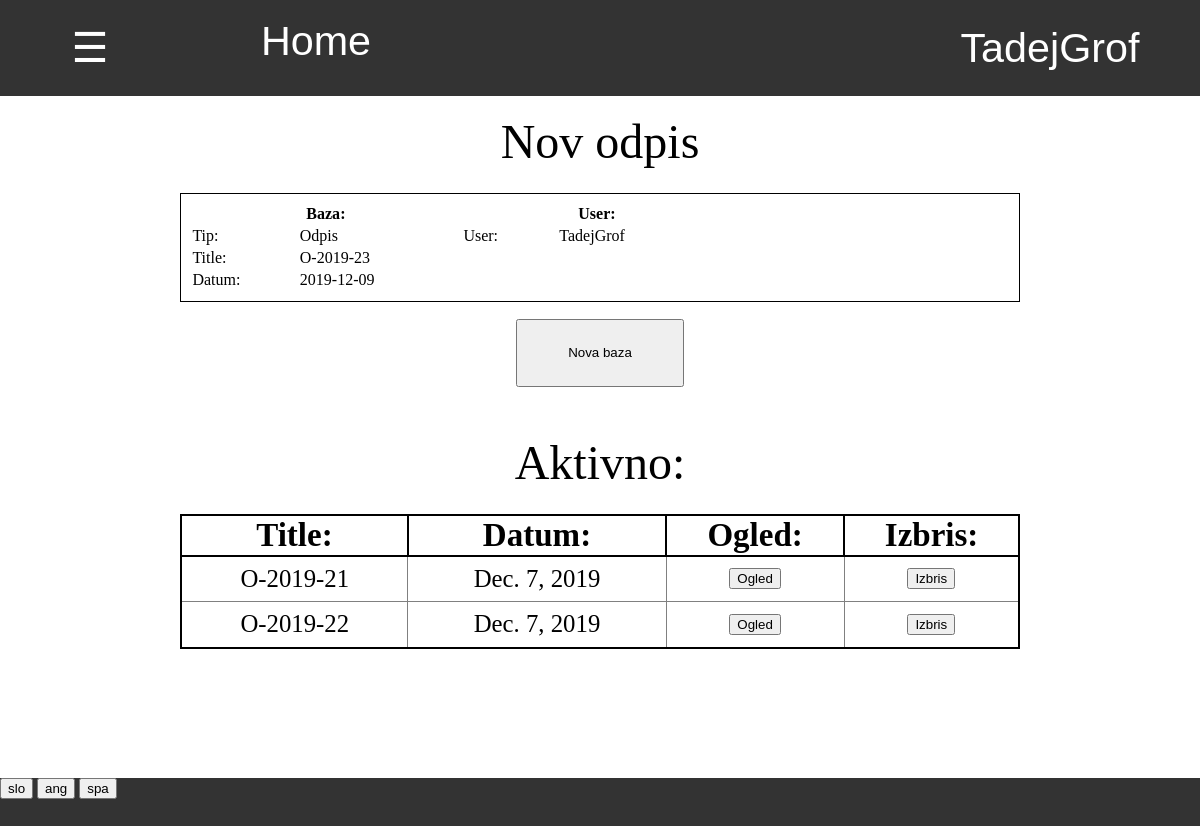
Page /zaloga/odpis/ (signed in) on the earlier database version.
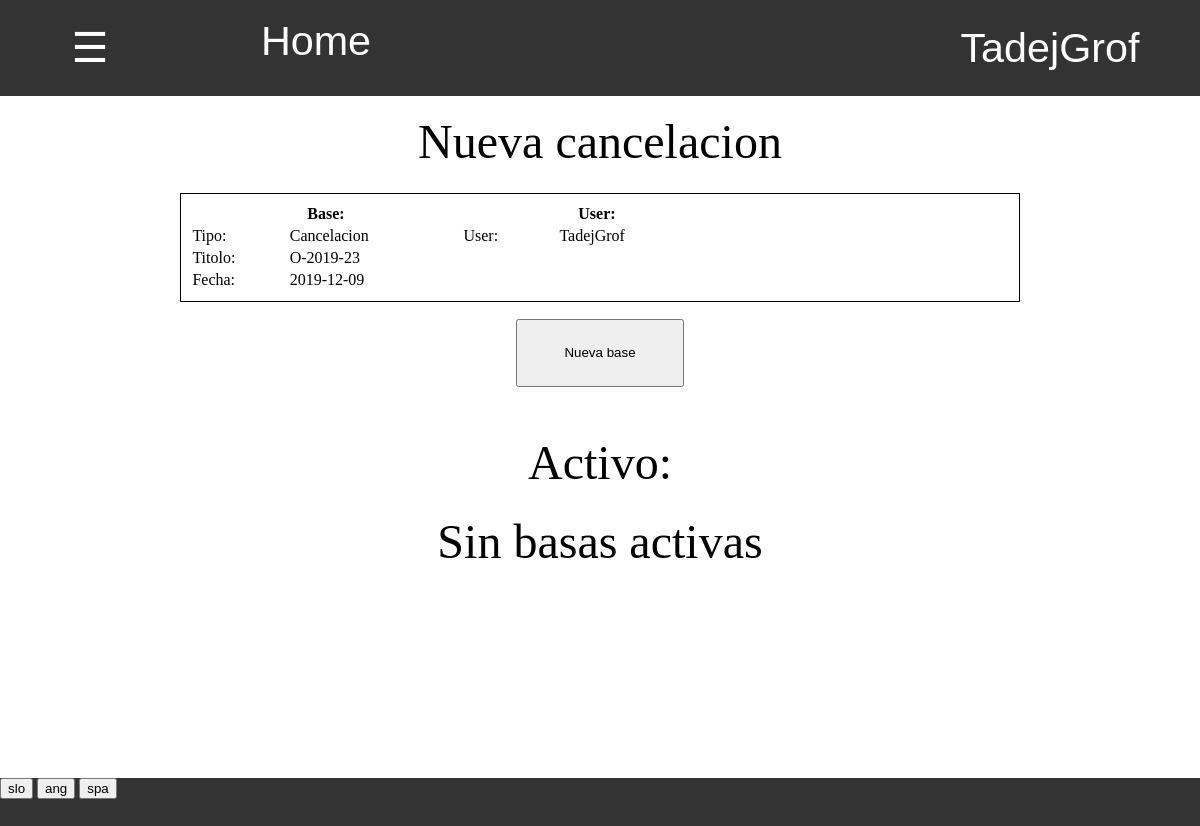
Same page on the later database version.
### program/models.py (models this page shows, shortened)
class Profil(models.Model):
    user = models.OneToOneField(User,on_delete=models.CASCADE)
    jezik =  models.CharField(default="spa",max_length=3, choices=JEZIKI)

class Program(models.Model):
    stevilo_prevzemov = models.IntegerField(default = 0)
    stevilo_odpisov = models.IntegerField(default = 0)
    stevilo_faktur = models.IntegerField(default = 0)
    stevilo_racunov = models.IntegerField(default = 0)
    stevilo_inventur = models.IntegerField(default = 0)
    def naslednji_odpis(self,delaj=False):
        if delaj:
            self.stevilo_odpisov += 1
            self.save()
            return 'O-2019-' + str(self.stevilo_odpisov)
        else:
            return 'O-2019-' + str(self.stevilo_odpisov + 1)
    @property
    def vrni_jezike(self):
        return JEZIKI

### zaloga/models.py (models this page shows, shortened)
class Zaloga(models.Model):
    title = models.CharField(default="skladisce", max_length=20)
    @property
    def danes(self):
        return datetime.today().strftime('%Y-%m-%d')

class Baza(models.Model):
    author = models.ForeignKey(User,default=1, on_delete=models.CASCADE)
    title = models.CharField(default="",max_length=15)
    datum = models.DateField(default=timezone.now)
    zaloga = models.ForeignKey(Zaloga, default=1 ,on_delete=models.CASCADE)
    status = models.CharField(default="aktivno",max_length=10)
    sprememba_zaloge = models.IntegerField(default = -1)
    tip = models.CharField(default="prevzem",max_length=20, choices=TIPI_BAZE)
    kontejner = models.OneToOneField(Kontejner,null=True,default=None,blank=True, on_delete=models.CASCADE)
    popust = models.IntegerField(default = None, null=True, blank=True)
    stranka = models.ForeignKey(Stranka, on_delete=models.CASCADE, default=None, null=True, blank=True)
    cas = models.TimeField(default=None,null=True,blank=True)
    dnevna_prodaja = models.ForeignKey(Dnevna_prodaja, on_delete=models.CASCADE, default=None, null=True, blank=True)

### zaloga/views.py (the view)
# urls.py: path('', views.baze , name='baze'),
@login_required
def baze(request, tip_baze):
    if request.method == "GET":
        baze = Baza.objects.filter(tip=tip_baze,status='aktivno')
        stranke = Stranka.objects.all().order_by('stevilo_kupljenih').values('pk','naziv')
        return pokazi_stran(request, 'zaloga/aktivne_baze.html', {'tip': tip_baze, 'baze':baze,'stranke':stranke})

### zaloga/templatetags/zaloga_exstras.py (called while the page is built)
@register.filter
def keyvalue(dict, key):
    return dict[key]

### zaloga/views.py (called while the page is built)
def vrni_slovar(request):
    with open('slovar.json') as dat:
        slovar = json.load(dat)
    return slovar

def pokazi_stran(request, html, baze={}):
    slovar = {'prodaja':prodaja, 'zaloga':zaloga,'program':program,'slovar':vrni_slovar(request),'jezik':request.user.profil.jezik}
    slovar.update(baze)
    return render(request, html, slovar)

### zaloga/templates/zaloga/aktivne_baze.html (shortened to what this page needs)
{% extends 'program/base.html' %}
{% load zaloga_exstras %}
{% block content %}
<div class="title">
{% if tip == "prevzem" %}
    {{slovar|keyvalue:'Nov prevzem'|keyvalue:jezik}}
{% elif tip == "odpis" %}
    {{slovar|keyvalue:'Nov odpis'|keyvalue:jezik}}
{% elif tip == "inventura" %}
    {{slovar|keyvalue:'Nova inventura'|keyvalue:jezik}}
{% elif tip == "vele_prodaja" %}
    {{slovar|keyvalue:'Nova vele prodaja'|keyvalue:jezik}}
{% endif %}
</div>
<div class="okno">
    {% if tip == "prevzem" %}
        <table style="padding:1%;border:1px solid black"class="tabela_podatkov">
            <tr>
                <th width="33%" colspan="2"> {{slovar|keyvalue:'Prevzem'|keyvalue:jezik}}:</th>
                <th width="42%" colspan="2">{{slovar|keyvalue:'Kontejner'|keyvalue:jezik}}:</th>
                <th width="25%" colspan="2"> User: </th>
            </tr>
            <tr>
                <td> {{slovar|keyvalue:'Tip'|keyvalue:jezik}}: </td>
                <td> {{slovar|keyvalue:'Prevzem'|keyvalue:jezik}} </td>
                <td> {{slovar|keyvalue:'Stevilka'|keyvalue:jezik}} </td>
                <td> <input form="nova_baza" name="stevilka" type="text" required autocomplete="off"> </td>
                <td> User: </td>
                <td> {{user.username}} </td>
            </tr>
            <tr>
                <td> {{slovar|keyvalue:'Title'|keyvalue:jezik}}: </td>
                <td> {{program.naslednji_prevzem}} </td>
                <td> {{slovar|keyvalue:'Izvor'|keyvalue:jezik}}: </td>
                <td> <input form="nova_baza" name="drzava" type="text" required> </td>
            </tr>
            <tr>
                <td> {{slovar|keyvalue:'Datum'|keyvalue:jezik}}: </td>
                <td> {{zaloga.danes}} </td>
                <td> {{slovar|keyvalue:'Posiljatelj'|keyvalue:jezik}}: </td>
                <td> <input form="nova_baza" name="posiljatelj" type="text" required> </td>
            </tr>
        </table>
    {% else %}
        <table style="padding:1%;border:1px solid black"class="tabela_podatkov">
            <tr>
                <th width="33%" colspan="2">
                    {{slovar|keyvalue:'Baza'|keyvalue:jezik}}:
                </th>
                <th width="33%" colspan="2">User:</th>
                <th></th>
            </tr>
            <tr>
                <td> {{slovar|keyvalue:'Tip'|keyvalue:jezik}}: </td>
                <td>
                {% if tip == "odpis" %}
                    {{slovar|keyvalue:'Odpis'|keyvalue:jezik}}
                {% elif tip == "inventura" %}
                    {{slovar|keyvalue:'Inventura'|keyvalue:jezik}}
                {% endif %}
                </td>
                <td> User: </td>
                <td> {{user.username}} </td>
            </tr>
            <tr>
                <td> {{slovar|keyvalue:'Title'|keyvalue:jezik}}: </td>
                <td>
                {% if tip == "odpis" %}
                    {{program.naslednji_odpis}}
                {% elif tip == "inventura" %}
                    {{program.naslednja_inventura}}
                {% endif %}
                </td>
            </tr>
            <tr>
                <td> {{slovar|keyvalue:'Datum'|keyvalue:jezik}}: </td>
                <td> {{zaloga.danes}} </td>
            </tr>
        </table>
    {% endif %}
    <form id="nova_baza" action="{% url 'nova_baza' tip %}" method="POST">
        <input type="submit" value="{{slovar|keyvalue:'Nova baza'|keyvalue:jezik}}">
    </form>
</div>
<div class="title" style="margin-top:4%">
    {{slovar|keyvalue:'Aktivno'|keyvalue:jezik}}:
</div>
{% if baze.count == 0 %}
    <div class="title" style="margin-top:2%">
        {{slovar|keyvalue:'Ni aktivnih baz'|keyvalue:jezik}}
    </div>
{% else %}
    <div style="width:70%;display:inline-block;margin-top:2%" >
        <table class="tabela_vnosov">
            <tr class="header">
                <th> {{slovar|keyvalue:'Title'|keyvalue:jezik}}: </th>
                <th> {{slovar|keyvalue:'Datum'|keyvalue:jezik}}: </th>
                <th> {{slovar|keyvalue:'Ogled'|keyvalue:jezik}}: </th>
                <th> {{slovar|keyvalue:'Izbris'|keyvalue:jezik}}: </th>
            </tr>
            {% for baza in baze %}
            <tr>
                <td> {{baza.title}} </td>
                <td> {{baza.datum}} </td>
                <td class="ogled">
                    <form action="{% url 'baza' tip baza.pk %}" method="GET">
                        <input type="submit" value="{{slovar|keyvalue:'Ogled'|keyvalue:jezik}}">
                    </form>
                </td>
                <td class="izbris">
                    <form action="{% url 'izbris_baze' baza.tip baza.pk %}" method="POST">
                        <input type="submit" value="{{slovar|keyvalue:'Izbris'|keyvalue:jezik}}">
                    </form>
                </td>
            </tr>
            {% endfor %}
        </table>
    </div>
{% endif %}
{% endblock %}

### program/templates/program/base.html (shortened to what this page needs)
{% load staticfiles %}
{% load zaloga_exstras %}
<html>
    <head>
        <link rel="stylesheet" href="{% static 'css/footer.css' %}">
    </head>
    <body>
        {% include "css/navbar.html" %}
        <div style="width:100%;height:85.2%;vertical-align:top;text-align:center;overflow:auto">
            {% block content %}
            {% endblock %}
        </div>
        <div class="footer">
            {% for jezik in program.vrni_jezike %}
                <form style="display:inline-block" action="{% url 'spremeni_jezik' %}" method="POST">
                    <input type="submit" value="{{jezik.0}}">
                </form>
            {% endfor %}
        </div>
    </body>
</html>

### program/templates/css/navbar.html (shortened to what this page needs)
{% load zaloga_exstras %}
<div id="navbar" class="navbar">
    <button onclick="odpri()" class="nav" style="width:15%"> ☰ </button>
    <a style="width:20%" href="/">Home</a>
    <div class="racun dropdown" id="racun">
        <button class="dropbtn" >{{ user.get_username }}
        </button>
    </div>
</div>

### program/static/css/footer.css (style rules this page uses)
div.footer { display:block; width:100%; height:6%; background:#333; }
div { margin: 0%; padding: 0%; }
div input { margin: 0%; }
div form { margin:0%; padding: 0% }

### program/templates/program/base.html (style rules this page uses)
body { margin: 0%; padding: 0%; overflow:hidden; }
div { margin: 0%; padding: 0%; }

### program/templates/css/tabele.html (style rules this page uses)
table.tabela_podatkov { width:100%; margin-bottom:1%; }

### program/templates/css/navbar.html (style rules this page uses)
.navbar { overflow: hidden; background-color: #333; font-family: Arial; height:12% }
.navbar a { float: left; font-size: 5vmin; color: white; text-align: center; padding: 18px 16px; text-decoration:none; height:100%; }
.navbar .dropdown, .nav { float: left; height:100%; width:100%; margin:0; overflow:hidden; }
.navbar .dropdown .dropbtn, .nav { font-size: 5vmin; border: none; outline: none; color: white; padding: 12px 16px; width:100%; height:100%; background-color: inherit; font-family: inherit; margin: 0; }
.navbar .racun { float:right; width:300px; overflow:hidden }

### zaloga/templates/zaloga/aktivne_baze.html (style rules this page uses)
div.title { font-size:6vh; text-align:center; margin-top:1.5%; }
div.okno { margin-top:2%; display:inline-block; width:70%; font-size:5vh; text-align:center; }
div.okno form input[type=submit] { display:block; width:20%; height:10%; position:relative; left:40%; margin-top:2%; }

Differences in the rows shown:
removed Baza: title "O-2019-21", datum "Dec. 7, 2019", {{ slovar|keyvalue:'Ogled'|keyvalue:jezik }} "Ogled", {{ slovar|keyvalue:'Izbris'|keyvalue:jezik }} "Izbris"
removed Baza: title "O-2019-22", datum "Dec. 7, 2019", {{ slovar|keyvalue:'Ogled'|keyvalue:jezik }} "Ogled", {{ slovar|keyvalue:'Izbris'|keyvalue:jezik }} "Izbris"
changed Profil: jezik "Nov odpis" → "Nueva cancelacion"; jezik "Baza" → "Base"; jezik "Tip" → "Tipo"; jezik "Odpis" → "Cancelacion"; jezik "Title" → "Titolo"; jezik "Datum" → "Fecha"; jezik "Nova baza" → "Nueva base"; jezik "Aktivno" → "Activo"; jezik "Title" → "Sin basas activas"; jezik "Datum" → (not shown); jezik "Ogled" → (not shown); jezik "Izbris" → (not shown)
